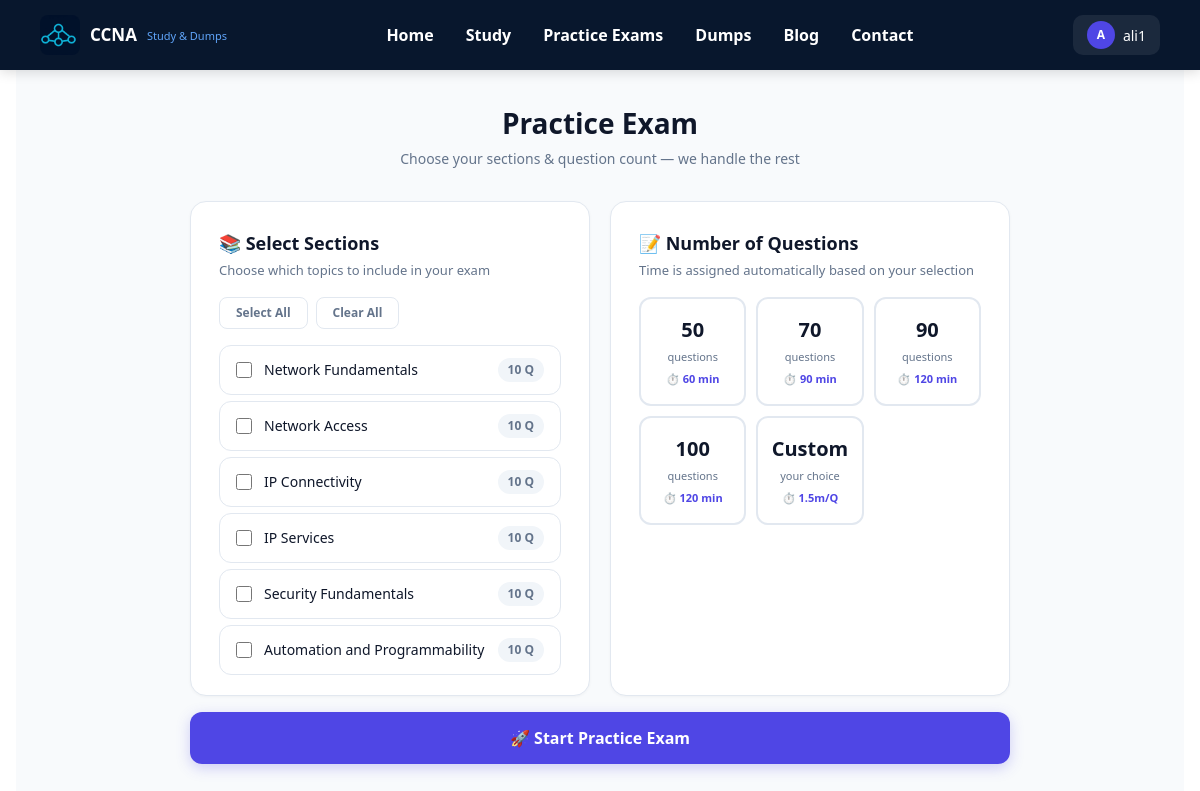
Page /quiz/practice/ (signed in) on the committed database.
### quiz/models.py (models this page shows, shortened)
class Test(models.Model):
    name = models.CharField(max_length=255)
    description = models.TextField(blank=True)
    test_type = models.CharField(max_length=10, choices=TEST_TYPES, default="learning")
    position = models.PositiveIntegerField(
        default=0, help_text="Display order of the test"
    )
    class Meta:
        ordering = ["position", "name"]

### quiz/views.py (the view)
# urls.py: path('practice/', views.practice_exam, name='practice_exam'),
@login_required
def practice_exam(request):
    tests = Test.objects.annotate(q_count=Count("questions")).filter(q_count__gt=0)
    context = {
        "tests": tests,
        "question_counts": QUESTION_COUNT_CHOICES,
    }
    return render(request, "quiz/practice_exam.html", context)

### quiz/templates/quiz/practice_exam.html (shortened to what this page needs)
{% extends 'quiz/base.html' %}
{% load static %}
{% block extra_head %}
<link rel="stylesheet" href="{% static 'quiz/css/practice.css' %}">
{% endblock %}
{% block content %}
<div class="practice-page">
<div class="practice-container">
<div class="practice-header">
    <h1>Practice Exam</h1>
    <p class="sub">Choose your sections &amp; question count — we handle the rest</p>
</div>
<form method="POST" action="{% url 'practice_start' %}" id="practice-form">
    <div class="practice-grid" style="display:grid;grid-template-columns:1fr 1fr;gap:20px;margin-bottom:16px">
    <div class="section-card" style="margin-bottom:0">
        <h2>📚 Select Sections</h2>
        <p class="hint">Choose which topics to include in your exam</p>
        <div class="row">
            <button type="button" onclick="selectAll()">Select All</button>
            <button type="button" onclick="clearAll()">Clear All</button>
        </div>
        <div class="section-items">
            {% for test in tests %}
            <label class="section-item">
                <input type="checkbox" name="sections" value="{{ test.id }}" class="section-cb" onchange="this.parentElement.classList.toggle('selected',this.checked);updateSummary()">
                <span class="name">{{ test.name }}</span>
                <span class="count">{{ test.q_count }} Q</span>
            </label>
            {% empty %}
            <p style="color:#94a3b8;text-align:center;padding:16px">No sections available yet.</p>
            {% endfor %}
        </div>
    </div>
    <div class="qcard" style="margin-bottom:0">
        <h2>📝 Number of Questions</h2>
        <p class="hint">Time is assigned automatically based on your selection</p>
        <div class="q-options">
            <label class="q-option time-option">
                <span class="num">50</span><span class="lbl">questions</span><span class="time">⏱ 60 min</span>
            </label>
            <label class="q-option time-option">
                <span class="num">70</span><span class="lbl">questions</span><span class="time">⏱ 90 min</span>
            </label>
            <label class="q-option time-option">
                <span class="num">90</span><span class="lbl">questions</span><span class="time">⏱ 120 min</span>
            </label>
            <label class="q-option time-option">
                <span class="num">100</span><span class="lbl">questions</span><span class="time">⏱ 120 min</span>
            </label>
            <label class="q-option time-option">
                <span class="num">Custom</span><span class="lbl">your choice</span><span class="time">⏱ 1.5m/Q</span>
            </label>
        </div>
    </div>
    </div>
    <button type="submit" class="btn-submit">🚀 Start Practice Exam</button>
</form>
</div>
</div>
{% endblock %}

### quiz/templates/quiz/navbar.html (shortened to what this page needs)
{% load static %}
<nav style="background:#08172d;height:70px;width:100vw;position:fixed;top:0;left:0;z-index:50;display:flex;align-items:center;padding:0 40px;box-shadow:0 2px 12px rgba(0,0,0,0.15)">
    <a href="{% url 'landing_page' %}" style="display:flex;align-items:center;gap:10px;text-decoration:none;flex-shrink:0">
        <img src="{% static 'images/ali.png' %}?v=3" alt="CCNA Prep" style="width:40px;height:40px;border-radius:8px;object-fit:cover">
        <span style="color:#fff;font-weight:700;font-size:17px">CCNA</span><span style="color:#60a5fa;font-size:11px;display:block;line-height:1">Study &amp; Dumps</span>
    </a>
    <ul style="display:flex;align-items:center;gap:32px;list-style:none;margin:0 auto;padding:0">
        <li><a href="{% url 'landing_page' %}" style="color:#fff;font-weight:600;font-size:16px;text-decoration:none">Home</a></li>
        <li><a href="{% url 'study' %}" style="color:#fff;font-weight:600;font-size:16px;text-decoration:none">Study</a></li>
        <li><a href="{% url 'practice_exam' %}" style="color:#fff;font-weight:600;font-size:16px;text-decoration:none">Practice Exams</a></li>
        <li><a href="{% url 'test_list' %}" style="color:#fff;font-weight:600;font-size:16px;text-decoration:none">Dumps</a></li>
        <li><a href="#" style="color:#fff;font-weight:600;font-size:16px;text-decoration:none">Blog</a></li>
        <li><a href="{% url 'about' %}" style="color:#fff;font-weight:600;font-size:16px;text-decoration:none">Contact</a></li>
    </ul>
    <div style="display:flex;align-items:center;gap:12px;flex-shrink:0">
        {% if user.is_authenticated %}
            <div style="position:relative">
                <button onclick="var d=document.getElementById('user-dd');d.classList.toggle('hidden')" style="display:flex;align-items:center;gap:8px;background:rgba(255,255,255,.08);border:none;color:#fff;padding:6px 14px;border-radius:10px;cursor:pointer;font-size:14px;font-weight:500">
                    <span style="width:28px;height:28px;border-radius:50%;background:#4f46e5;display:flex;align-items:center;justify-content:center;font-size:12px;font-weight:700">{{ user.username|slice:":1"|upper }}</span>
                    {{ user.username }}
                </button>
            </div>
        {% endif %}
    </div>
</nav>
<div style="height:70px"></div>

### quiz/static/quiz/css/practice.css (style rules this page uses)
.practice-page { background: #f8fafc; min-height: 100vh; }
.practice-container { max-width: 900px; margin: 0 auto; padding: 32px 40px; }
.practice-header { text-align: center; margin-bottom: 32px; }
.practice-header h1 { font-size: 28px; font-weight: 800; color: #0f172a; }
.practice-header .sub { font-size: 14px; color: #64748b; margin-top: 4px; }
.section-card { background: #fff; border-radius: 16px; border: 1px solid #e2e8f0; box-shadow: 0 1px 3px rgba(0,0,0,.04); padding: 28px 28px 20px; margin-bottom: 20px; }
.section-card h2 { font-size: 18px; font-weight: 700; color: #0f172a; display: flex; align-items: center; gap: 8px; margin-bottom: 4px; }
.section-card .hint { font-size: 13px; color: #64748b; margin-bottom: 16px; }
.section-card .row { display: flex; gap: 8px; margin-bottom: 16px; }
.section-card .row button { padding: 6px 16px; font-size: 12px; font-weight: 600; border-radius: 8px; border: 1px solid #e2e8f0; background: #fff; color: #64748b; cursor: pointer; transition: all .15s; }
.section-items { display: flex; flex-direction: column; gap: 6px; }
.section-item { display: flex; align-items: center; gap: 12px; padding: 12px 16px; border-radius: 12px; border: 1px solid #e2e8f0; cursor: pointer; transition: all .15s; background: #fff; }
.section-item input[type="checkbox"] { accent-color: #3b82f6; width: 16px; height: 16px; cursor: pointer; }
.section-item .name { flex: 1; font-size: 14px; font-weight: 500; color: #0f172a; }
.section-item .count { font-size: 12px; font-weight: 600; color: #64748b; background: #f1f5f9; padding: 3px 10px; border-radius: 99px; }
.qcard { background: #fff; border-radius: 16px; border: 1px solid #e2e8f0; box-shadow: 0 1px 3px rgba(0,0,0,.04); padding: 28px; margin-bottom: 20px; }
.qcard h2 { font-size: 18px; font-weight: 700; color: #0f172a; display: flex; align-items: center; gap: 8px; margin-bottom: 4px; }
.qcard .hint { font-size: 13px; color: #64748b; margin-bottom: 16px; }
.q-options { display: grid; grid-template-columns: repeat(3, 1fr); gap: 10px; }
.q-option { display: flex; flex-direction: column; align-items: center; gap: 4px; padding: 16px 12px; border-radius: 12px; border: 2px solid #e2e8f0; cursor: pointer; transition: all .15s; background: #fff; text-align: center; }
.q-option .num { font-size: 20px; font-weight: 800; color: #0f172a; }
.q-option .lbl { font-size: 11px; color: #64748b; }
.q-option .time { font-size: 11px; font-weight: 600; color: #4f46e5; margin-top: 2px; }
.btn-submit { display: flex; align-items: center; justify-content: center; gap: 8px; width: 100%; padding: 14px; font-size: 16px; font-weight: 700; color: #fff; background: #4f46e5; border: none; border-radius: 12px; cursor: pointer; transition: background .2s; margin-top: 8px; box-shadow: 0 4px 14px rgba(79,70,229,.25); }

### rows in the picture
Test: name "Network Fundamentals", q_count "10"
Test: name "Network Access", q_count "10"
Test: name "IP Connectivity", q_count "10"
Test: name "IP Services", q_count "10"
Test: name "Security Fundamentals", q_count "10"
Test: name "Automation and Programmability", q_count "10"

### other values in the picture
{{ user.username|slice:":1"|upper }} "A"
{{ user.username }} "ali1"
